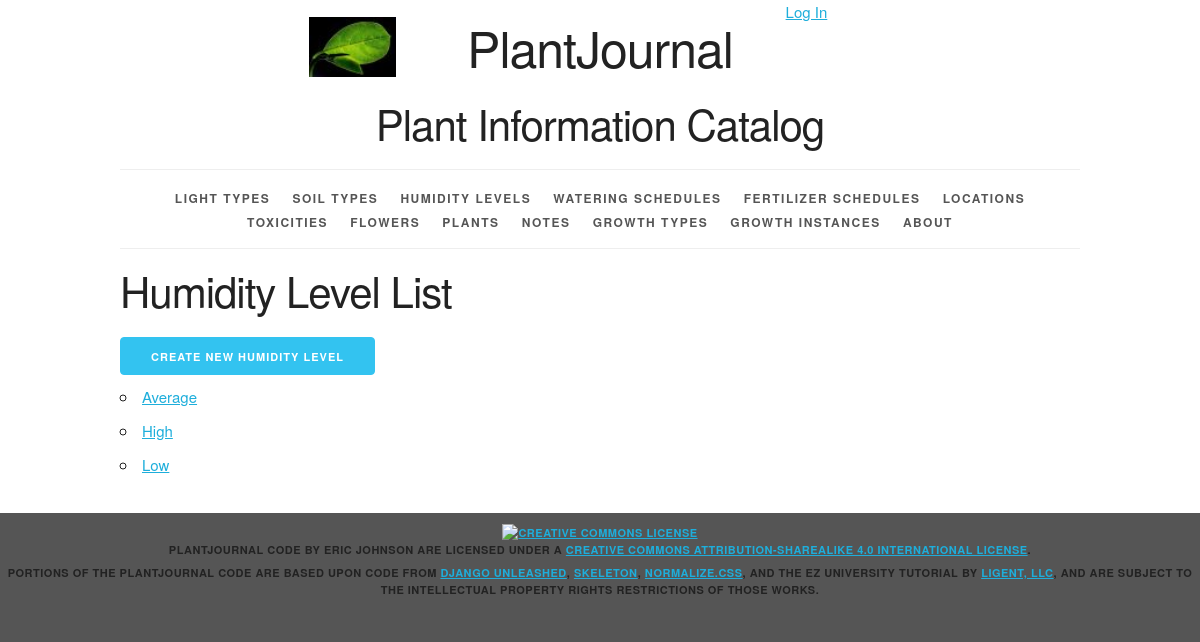
Page /humidity/ on the committed database.
### plantjournal/models.py (models this page shows, shortened)
class Humidity(models.Model):
    humidity_id = models.AutoField(primary_key=True)
    humidity_level = models.CharField(max_length=45, unique=True)
    def __str__(self):
        return '%s' % self.humidity_level
    def get_absolute_url(self):
        return reverse('plantjournal_humidity_detail_urlpattern',
                       kwargs={'pk': self.pk})
    class Meta:
        ordering = ['humidity_level']
        verbose_name_plural = 'humidities'

### plantjournal/views.py (the view)
class HumidityList(ListView):
    model = Humidity

### plantjournal/templates/plantjournal/humidity_list.html (shortened to what this page needs)
{% extends 'plantjournal/base.html' %}
{% block content %}
    <h2>Humidity Level List</h2>
    <div>
        <a href="{% url 'plantjournal_humidity_create_urlpattern' %}"
           class="button button-primary">
            Create New Humidity Level
        </a>
    </div>
    <ul>
        {% for humidity in humidity_list %}
            <li>
                <a href="{{ humidity.get_absolute_url }}">{{ humidity }}</a>
            </li>
        {% empty %}
            <li><em>There are currently no humidity levels available.</em></li>
        {% endfor %}
    </ul>
{% endblock %}

### plantjournal/static/plantjournal/skeleton.css (style rules this page uses)
html { font-size: 62.5%; }
body { font-size: 1.5em; line-height: 1.6; font-weight: 400; font-family: "Raleway", "HelveticaNeue", "Helvetica Neue", Helvetica, Arial, sans-serif; color: #222; }
h1, h2, h3, h4, h5, h6 { margin-top: 0; margin-bottom: 2rem; font-weight: 300; }
h2 { font-size: 3.6rem; line-height: 1.25; letter-spacing: -.1rem; }
@media (min-width: 550px) { h2 { font-size: 4.2rem; } }
a { color: #1EAEDB; }
.button, button, input[type="submit"], input[type="reset"], input[type="button"] { display: inline-block; height: 38px; padding: 0 30px; color: #555; text-align: center; font-size: 11px; font-weight: 600; line-height: 38px; letter-spacing: .1rem; text-transform: uppercase; text-decoration: none; white-space: nowrap; background-color: transparent; border-radius: 4px; border: 1px solid #bbb; cursor: pointer; box-sizing: border-box; }
.button.button-primary, button.button-primary, input[type="submit"].button-primary, input[type="reset"].button-primary, input[type="button"].button-primary { color: #FFF; background-color: #33C3F0; border-color: #33C3F0; }
ul { list-style: circle inside; }
ol, ul { padding-left: 0; margin-top: 0; }
li { margin-bottom: 1rem; }
button, .button { margin-bottom: 1rem; }
pre, blockquote, dl, figure, table, p, ul, ol, form { margin-bottom: 2.5rem; }

### plantjournal/static/plantjournal/style.css (style rules this page uses)
html { height: 100%; background-color: #555; }
body { background-color: white; }

### rows in the picture
Humidity: humidity_level "Average"
Humidity: humidity_level "High"
Humidity: humidity_level "Low"
